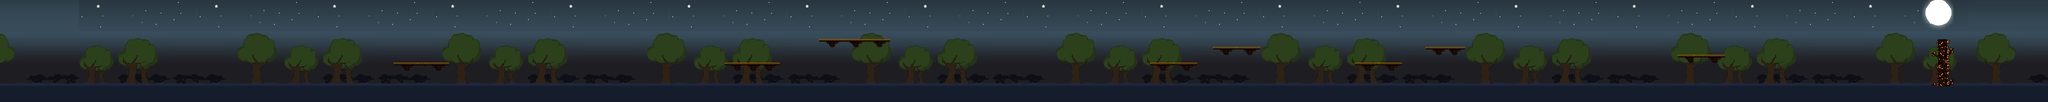

The image is a tile-based game level rendered from a .tmx file. Its description and source (layers, tilesets, objects; grid data summarised) follow:
An orthogonal 260x13 tile map with 16x16 px tiles, 2 tile layers (Background, Textures), 4 tilesets and 43 objects.

<map version="1.8" tiledversion="1.8.4" orientation="orthogonal" renderorder="right-down" width="260" height="13" tilewidth="16" tileheight="16" infinite="0" nextlayerid="12" nextobjectid="108">
 <tileset firstgid="1" source="background.tsx" />
 <tileset firstgid="981" source="AutumnHillsWall1x4_16.tsx" />
 <tileset firstgid="993" source="MovingPlatform_8.tsx" />
 <tileset firstgid="996" source="Ground.tsx" />
 <layer id="1" name="Background" width="260" height="13">
  <data>[3380 cells, 2900 non-empty, 296 distinct tile ids]</data>
 </layer>
 <layer id="2" name="Textures" width="260" height="13">
  <data>[3380 cells, 553 non-empty, 54 distinct tile ids]</data>
 </layer>
 <objectgroup id="3" name="ground">
  <object id="99" x="160" y="176" width="3840" height="32" />
  <object id="106" x="160" y="144" height="32" />
  <object id="107" x="4000" y="144" height="32" />
 </objectgroup>
 <objectgroup id="4" name="enemies">
  <object id="58" x="368" y="160" width="16" height="16" />
  <object id="59" x="720" y="160" width="16" height="16" />
  <object id="60" x="848" y="112" width="16" height="16" />
  <object id="62" x="1264" y="160" width="16" height="16" />
  <object id="63" x="1648" y="160" width="16" height="16" />
  <object id="64" x="1936" y="160" width="16" height="16" />
  <object id="65" x="2288" y="160" width="16" height="16" />
  <object id="66" x="1728" y="64" width="16" height="16" />
  <object id="67" x="2528" y="80" width="16" height="16" />
  <object id="68" x="2832" y="160" width="16" height="16" />
  <object id="69" x="3072" y="160" width="16" height="16" />
  <object id="70" x="2560" y="160" width="16" height="16" />
  <object id="71" x="3664" y="160" width="16" height="16" />
 </objectgroup>
 <objectgroup id="5" name="platform">
  <object id="25" x="2896" y="96" width="80" height="16" />
  <object id="27" x="2464" y="96" width="96" height="16" />
  <object id="29" x="1664" y="80" width="144" height="16" />
  <object id="32" x="800" y="128" width="112" height="16" />
  <object id="101" x="2336" y="128" width="96" height="16" />
  <object id="103" x="1472" y="128" width="112" height="16" />
  <object id="104" x="2752" y="128" width="96" height="16" />
  <object id="105" x="3408" y="112" width="96" height="16" />
 </objectgroup>
 <objectgroup id="6" name="finish">
  <object id="81" x="3936" y="64" width="16" height="112" />
 </objectgroup>
 <objectgroup id="7" name="barrier">
  <object id="34" x="2464" y="80" height="16" />
  <object id="35" x="2560" y="80" height="16" />
  <object id="90" x="160" y="160" height="16" />
  <object id="91" x="1120" y="160" height="16" />
  <object id="92" x="2384" y="160" height="16" />
  <object id="95" x="3328" y="160" height="16" />
  <object id="96" x="4000" y="160" height="16" />
 </objectgroup>
 <objectgroup id="8" name="coins">
  <object id="41" x="1488" y="112" width="16" height="16" />
  <object id="43" x="2384" y="112" width="16" height="16" />
  <object id="44" x="2816" y="112" width="16" height="16" />
  <object id="46" x="3424" y="96" width="16" height="16" />
  <object id="78" x="1552" y="160" width="16" height="16" />
  <object id="79" x="2304" y="160" width="16" height="16" />
  <object id="80" x="3264" y="160" width="16" height="16" />
 </objectgroup>
 <objectgroup id="9" name="health">
  <object id="47" x="2928" y="80" width="16" height="16" />
  <object id="48" x="2496" y="80" width="16" height="16" />
  <object id="49" x="864" y="112" width="16" height="16" />
 </objectgroup>
 <objectgroup id="10" name="skylimit">
  <object id="83" x="144" y="0" width="3856" />
 </objectgroup>
</map>
